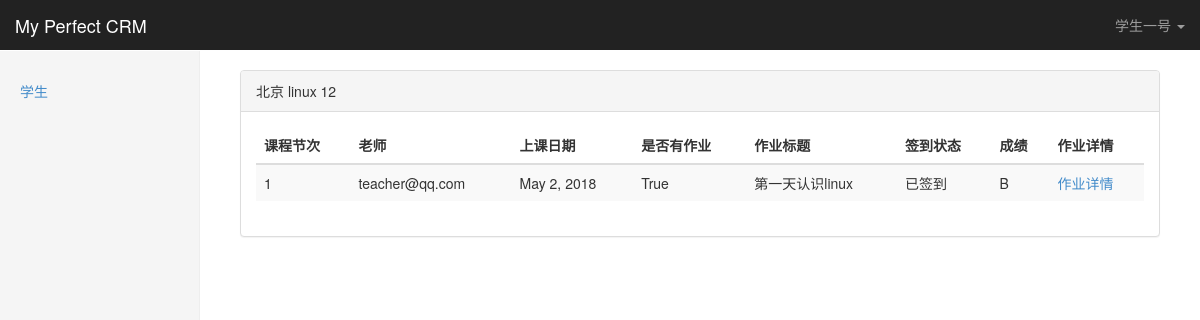
/student/studyrecords/1/ (signed in), run on the app's committed database.
### crm/models.py (models this page shows, shortened)
class UserProfile(AbstractBaseUser,PermissionsMixin):
    email = models.EmailField(
        verbose_name='email address',
        max_length=255,
        unique=True,
        null=True
    )
    password = models.CharField(_('password'), max_length=128,
                                help_text=mark_safe('''<a href='password/'>修改密码</a>'''))
    name = models.CharField(max_length=32)
    is_active = models.BooleanField(default=True)
    is_admin = models.BooleanField(default=False)
    roles = models.ManyToManyField("Role", blank=True)
    objects = UserProfileManager()
    stu_account = models.ForeignKey("Customer", verbose_name="关联学员账号", blank=True, null=True,
                                    help_text="只有学员报名后方可为其创建账号")
    auto_login =models.BooleanField(default=False)
    USERNAME_FIELD = 'email'
    REQUIRED_FIELDS = ['name']
    def __str__(self):              # __unicode__ on Python 2
        return self.email
    def has_perm(self, perm, obj=None):
        return True
    class Meta:
        permissions=(
            ('can_fuck_him_to_death', '弄死小虎逼'),
            ('can_access_my_course', '可以访问我的课程'),
            ('can_access_customer_list', '可以访问客户列表'),
            ('can_access_customer_detail', '可以访问客户详细'),
            ('can_access_studyrecords', '可以访问学习记录页面'),
            ('can_access_homework_detail', '可以访问作业详情页面'),
            ('can_upload_homework', '可以交作业'),
            ('access_kingadmin_table_obj_detail', '可以访问kingadmin每个表的对象'),
            ('change_kingadmin_table_obj_detail', '可以修改kingadmin每个表的对象'),
        )

class Menu(models.Model):
    name = models.CharField(max_length=32)
    url_name = models.CharField(max_length=64)
    url_type_choices = ((0,'alias'),(1,'absoulte_url'))
    url_type = models.SmallIntegerField(choices=url_type_choices,default=0)

class Enrollment(models.Model):
    customer = models.ForeignKey("Customer")
    enrolled_class = models.ForeignKey("ClassList",verbose_name='所报班级')
    consultant = models.ForeignKey("UserProfile",verbose_name='课程顾问')
    contract_agreed = models.BooleanField(default=False,verbose_name="学员已同意合同条款")
    contract_approved = models.BooleanField(default=False,verbose_name="合同已经核实")
    date =models.DateTimeField(auto_now_add=True)
    class Meta:
        unique_together = ("customer","enrolled_class")
        verbose_name_plural = "报名表"
        verbose_name="报名表"

class ClassList(models.Model):
    branch= models.ForeignKey("Branch",verbose_name='校区')
    course = models.ForeignKey("Course")
    class_type_choices = (
        (0, '面授(脱产)'),
        (1, '面授(周末)'),
        (2, '网络班')
    )
    contract = models.ForeignKey("ContractTemplate", blank=True, null=True)
    class_type = models.SmallIntegerField(choices=class_type_choices,verbose_name='班级类型')
    semester = models.PositiveSmallIntegerField(verbose_name='学期')
    teachers = models.ManyToManyField("UserProfile")
    start_date = models.DateField(verbose_name='开班日期')
    end_date = models.DateField(verbose_name='结业日期',blank=True,null=True)
    def __str__(self):
        return  "%s %s %s"%(self.branch,self.course,self.semester)
    class Meta:
        unique_together = ('branch','course','semester')
        verbose_name_plural = "班级"
        verbose_name = "班级"

class Branch(models.Model):
    name=models.CharField(max_length=128,unique=True)
    addr= models.CharField(max_length=128)
    def __str__(self):
        return self.name
    class Meta:
        verbose_name_plural = "校区"
        verbose_name ="校区"

class Course(models.Model):
    name = models.CharField(max_length=64,unique=True)
    price = models.PositiveSmallIntegerField()
    period = models.PositiveSmallIntegerField(verbose_name='周期(月)')
    outline = models.TextField()
    def __str__(self):
        return self.name
    class Meta:
        verbose_name_plural = "课程表"
        verbose_name ="课程表"

class StudyRecord(models.Model):
    student = models.ForeignKey("Enrollment")
    course_record = models.ForeignKey("CourseRecord") #选择课程
    attendance_choices = (
        (0, '已签到'),
        (1, '迟到'),
        (2, '缺勤'),
        (3, '早退'),
    )
    attendance = models.SmallIntegerField(choices=attendance_choices,default=0)
    score_choices = (
        (100, "A+"),
        (90, "A"),
        (85, "B+"),
        (80, "B"),
        (75, "B-"),
        (70, "C+"),
        (60, "C"),
        (40, "C-"),
        (-50, "D"),
        (-100, "COPY"),
        (0, "N/A"),
    )
    score = models.SmallIntegerField(choices=score_choices,default=0)
    memo = models.TextField(blank=True,null=True)
    date = models.DateField(auto_now_add=True)
    class Meta:
        unique_together = ('student','course_record')
        verbose_name_plural = "学习记录"
        verbose_name= "学习记录"

class CourseRecord(models.Model):
    from_class = models.ForeignKey("ClassList",verbose_name='班级')
    day_num = models.PositiveSmallIntegerField(verbose_name='第几天(节)')
    teacher = models.ForeignKey("UserProfile")
    has_homework = models.BooleanField(default=True)
    homework_title = models.CharField(max_length=128,blank=True,null=True)
    homework_content = models.TextField(blank=True,null=True)
    outline = models.TextField(verbose_name='本节课程大纲')
    date = models.DateField(auto_now_add=True)
    class Meta:
        unique_together = ("from_class", "day_num")
        verbose_name_plural = "上课记录"
        verbose_name = "上课记录"

### crm/permissions/permission.py (the view)
    def inner(*args,**kwargs):
        print("--permission:",*args,**kwargs)
        print("--func:",func)
        if perm_check(*args,**kwargs) is True:
            return func(*args,**kwargs)
        else:
            return HttpResponse("没权限")

### crm/permissions/permission.py (called while the page is built)
def check_permission(func):
    print('--------check_permission')
    def inner(*args,**kwargs):
        print("--permission:",*args,**kwargs)
        print("--func:",func)
        if perm_check(*args,**kwargs) is True:
            return func(*args,**kwargs)
        else:
            return HttpResponse("没权限")
    return inner

### student/views.py (called while the page is built)
@permission.check_permission
def studyrecords(request,enroll_obj_id):
    enroll_obj = models.Enrollment.objects.get(id=enroll_obj_id)
    return render(request,'student/studyrecords.html',{'enroll_obj':enroll_obj})

### templates/student/studyrecords.html
{%  extends 'index.html' %}
{% load stu_tags %}
{% block page-content %}
<div class="panel panel-default">
  <div class="panel-heading">{{ enroll_obj.enrolled_class }}</div>
  <div class="panel-body">
     <table class="table table-striped table-responsive">
      <thead>
        <tr>
            <th>课程节次</th>
            <th>老师</th>
            <th>上课日期</th>
            <th>是否有作业</th>
            <th>作业标题</th>
            <th>签到状态</th>
            <th>成绩</th>
            <th>作业详情</th>
        </tr>
      </thead>
      <tbody>
            {% for studyrecord in enroll_obj.studyrecord_set.all %}
            <tr>
                <td>{{ studyrecord.course_record.day_num }}</td>
                <td>{{ studyrecord.course_record.teacher }}</td>
                <td>{{ studyrecord.course_record.date }}</td>
                <td>{{ studyrecord.course_record.has_homework }}</td>
                <td>{{ studyrecord.course_record.homework_title }}</td>
                <td>{{ studyrecord.get_attendance_display}}</td>
                <td>{{ studyrecord.get_score_display}}</td>
                <td><a href="{% url 'homework_detail'  studyrecord.id %}">作业详情</a></td>
            </tr>
            {% endfor %}
      </tbody>
    </table>
  </div>
</div>
{% endblock %}

### templates/index.html (shortened to what this page needs)
{% extends 'base.html' %}
{% block body %}
      <body>
    <nav class="navbar navbar-inverse navbar-fixed-top">
      <div class="container-fluid">
        <div class="navbar-header">
          <a class="navbar-brand" href="#">My Perfect CRM</a>
        </div>
        <div id="navbar" class="navbar-collapse collapse">
      <ul class="nav navbar-nav navbar-right">
        <li class="dropdown">
              <a href="#" class="dropdown-toggle" data-toggle="dropdown" aria-expanded="false">{{ request.user.name }} <span class="caret"></span></a>
        </li>
      </ul>
    </div>
      </div>
    </nav>
    <div class="container-fluid">
      <div class="row">
        <div class="col-sm-3 col-md-2 sidebar">
          <ul class="nav nav-sidebar">
            {% for  role in request.user.roles.all %}
              {% for menu in role.menus.all %}
                <li class=""><a href="{% if menu.url_type == 0 %}{%  url  menu.url_name %} {% else %}{{ menu.url_name }}{% endif %}">{{ menu.name }}</a></li>
              {% endfor %}
            {% endfor %}
          </ul>
        </div>
        <div class="col-sm-9 col-sm-offset-3 col-md-10 col-md-offset-2 main">
          {% block page-content %}{% endblock %}
        </div>
      </div>
    </div>
  </body>
{% endblock %}

### statics/css/dashboard.css (style rules this page uses)
body { padding-top: 50px; }
.navbar-fixed-top { border: 0; }
.sidebar { display: none; }
@media (min-width: 768px) { .sidebar { position: fixed; top: 51px; bottom: 0; left: 0; z-index: 1000; display: block; padding: 20px; overflow-x: hidden; overflow-y: auto; background-color: #f5f5f5; border-right: 1px solid #eee; } }
.nav-sidebar { margin-right: -21px; margin-bottom: 20px; margin-left: -20px; }
.nav-sidebar > li > a { padding-right: 20px; padding-left: 20px; }
.main { padding: 20px; }
@media (min-width: 768px) { .main { padding-right: 40px; padding-left: 40px; } }

### data on the page
UserProfile: user.name "学生一号"
Menu: name "学生"
Enrollment: enrolled_class "北京 linux 12"
StudyRecord: course_record.day_num "1", course_record.teacher "teacher@qq.com", course_record "May 2, 2018", course_record.has_homework "True", course_record.homework_title "第一天认识linux", attendance "已签到", score "B"
